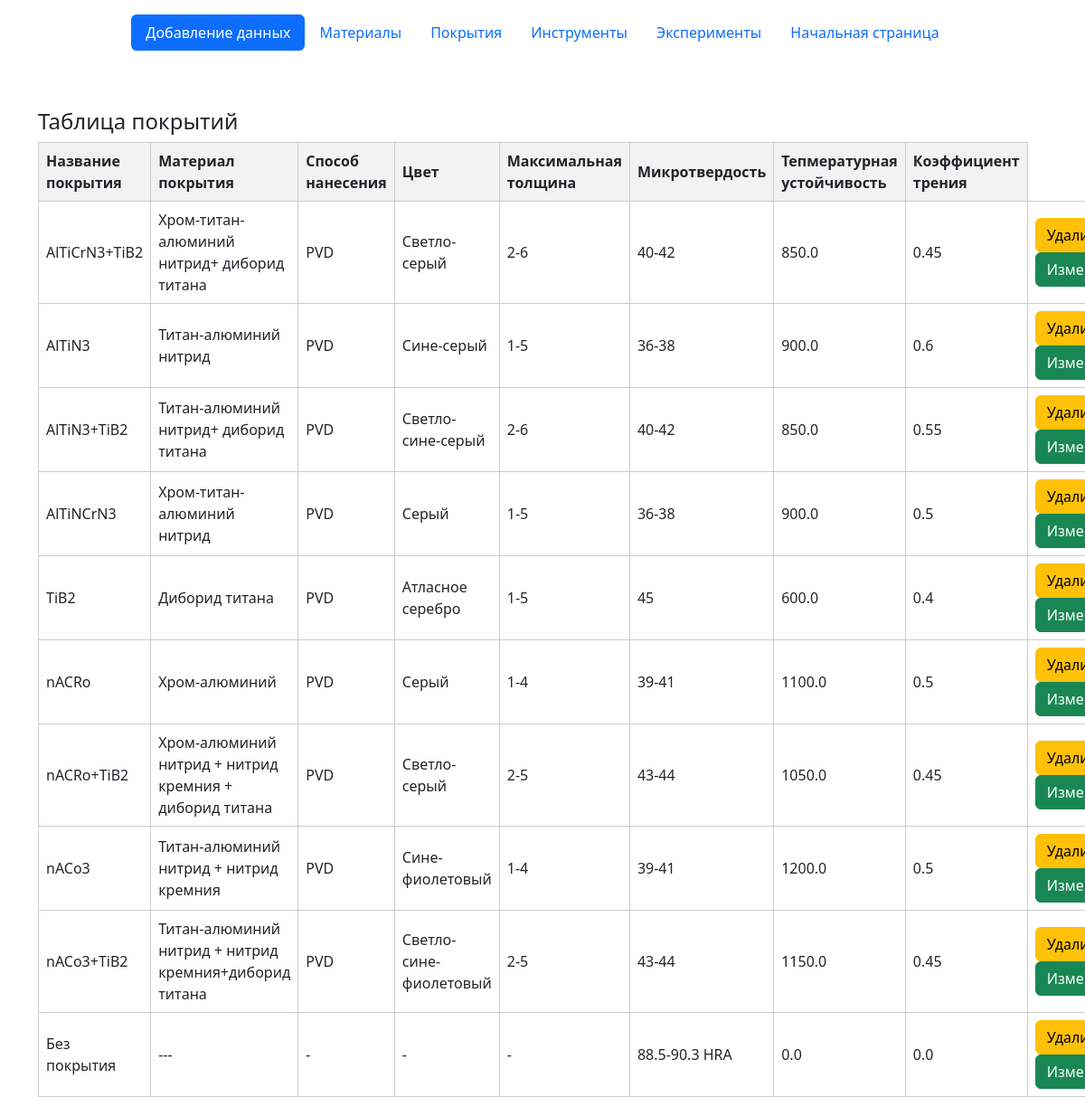
The app's page /coatings, older data.
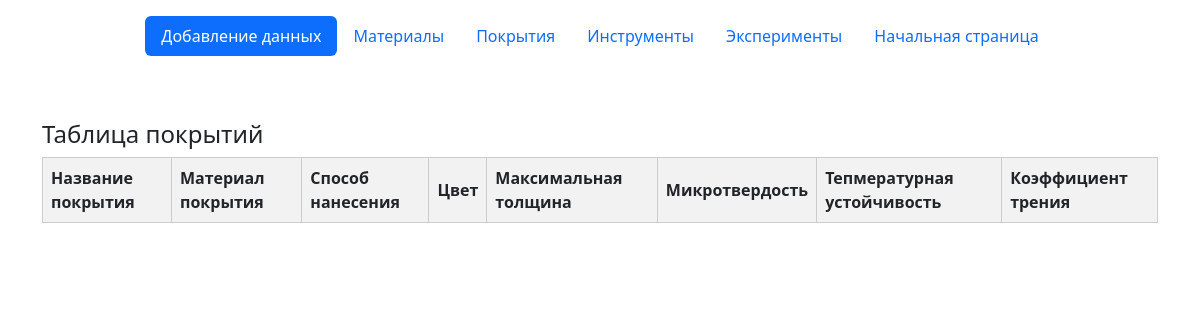
The same page, newer data.
### my_app/models.py (models this page shows, shortened)
class Coating(db.Model):
    id = db.Column(db.Integer, primary_key=True)
    Name = db.Column(sa.String(64), index=True, unique=True)
    MaterialCoating = db.Column(sa.String(64))
    ColorCoating = db.Column(sa.String(32))
    TypeApplication = db.Column(sa.String(64))
    MaxThickness = db.Column(sa.String(32))
    NanoHardness = db.Column(sa.String(32))
    TemratureResistance = db.Column(sa.Float)
    KoefficientFriction = db.Column(sa.Float)
    experiment = so.relationship('Experiments', back_populates='coat_info')
    recommendation = so.relationship('RecommendedSpeed', back_populates='coat_info')

### my_app/routes.py (the view)
@app.route('/coatings')
def caotings():
    coatings = Coating.query.order_by(Coating.Name).all()
    return render_template('coating.html', coatings=coatings)

### my_app/templates/coating.html (shortened to what this page needs)
{% extends 'base.html' %}
{% block tittle %}
<div class="container mt-5">
    <h1> Таблица покрытий</h1>
    <table class="materials-table">
        <thead>
            <tr>
                <th>Название покрытия</th>
                <th>Материал покрытия</th>
                <th>Способ нанесения</th>
                <th>Цвет</th>
                <th>Максимальная толщина</th>
                <th>Микротвердость</th>
                <th>Тепмературная устойчивость</th>
                <th>Коэффициент трения</th>
            </tr>
        </thead>
        <tbody>
            {% for i in coatings %}
            <tr>
                <td>{{ i.Name }}</td>
                <td>{{ i.MaterialCoating }}</td>
                <td>{{ i.TypeApplication }}</td>
                <td>{{ i.ColorCoating }}</td>
                <td>{{ i.MaxThickness }}</td>
                <td>{{ i.NanoHardness }}</td>
                <td>{{ i.TemratureResistance }}</td>
                <td>{{ i.KoefficientFriction }}</td>
                <td><a href="/coating/{{i.id}}/delete"  class="btn btn-warning">Удалить</a>
                <a href="/coating/{{i.id}}/update"  class="btn btn-success">Изменить</a></td>
            </tr>
            {% endfor %}
        </tbody>
    </table>
</div>
{% endblock %}

### my_app/templates/base.html (shortened to what this page needs)
<!DOCTYPE html>
<html lang="en">
<head>
    <link href="https://cdn.jsdelivr.net/npm/bootstrap@5.3.0/dist/css/bootstrap.min.css" rel="stylesheet">
</head>
<body>
<div class="container">
    <header class="d-flex justify-content-center py-3">
      <ul class="nav nav-pills">
        <li class="nav-item"><a href="/add" class="nav-link active" aria-current="page">Добавление данных</a></li>
        <li class="nav-item"><a href="/materials" class="nav-link">Материалы</a></li>
        <li class="nav-item"><a href="/coatings" class="nav-link">Покрытия</a></li>
        <li class="nav-item"><a href="/tools" class="nav-link">Инструменты</a></li>
        <li class="nav-item"><a href="/experiments" class="nav-link">Эксперименты</a></li>
        <li class="nav-item"><a href="/" class="nav-link">Начальная страница</a></li>
      </ul>
    </header>
  </div>
{% block tittle %}
{% endblock %}
</body>
</html>

### my_app/templates/coating.html (style rules this page uses)
h1 { font-size: 24px; }
.materials-table { width: 100%; border-collapse: collapse; }
.materials-table th, .materials-table td { border: 1px solid #ccc; padding: 8px; }
.materials-table th { background-color: #f2f2f2; }

Row changes from the older to the newer data that the page shows:
removed Coating: Name "AlTiCrN3+TiB2", MaterialCoating "Хром-титан-алюминий нитрид+ диборид титана", TypeApplication "PVD", ColorCoating "Светло-серый", MaxThickness "2-6", NanoHardness "40-42", TemratureResistance "850.0", KoefficientFriction "0.45"
removed Coating: Name "AlTiN3", MaterialCoating "Титан-алюминий нитрид", TypeApplication "PVD", ColorCoating "Сине-серый", MaxThickness "1-5", NanoHardness "36-38", TemratureResistance "900.0", KoefficientFriction "0.6"
removed Coating: Name "AlTiN3+TiB2", MaterialCoating "Титан-алюминий нитрид+ диборид титана", TypeApplication "PVD", ColorCoating "Светло-сине-серый", MaxThickness "2-6", NanoHardness "40-42", TemratureResistance "850.0", KoefficientFriction "0.55"
removed Coating: Name "AlTiNCrN3", MaterialCoating "Хром-титан-алюминий нитрид", TypeApplication "PVD", ColorCoating "Серый", MaxThickness "1-5", NanoHardness "36-38", TemratureResistance "900.0", KoefficientFriction "0.5"
removed Coating: Name "TiB2", MaterialCoating "Диборид титана", TypeApplication "PVD", ColorCoating "Атласное серебро", MaxThickness "1-5", NanoHardness "45", TemratureResistance "600.0", KoefficientFriction "0.4"
removed Coating: Name "nACRo", MaterialCoating "Хром-алюминий", TypeApplication "PVD", ColorCoating "Серый", MaxThickness "1-4", NanoHardness "39-41", TemratureResistance "1100.0", KoefficientFriction "0.5"
removed Coating: Name "nACRo+TiB2", MaterialCoating "Хром-алюминий нитрид + нитрид кремния + диборид титана", TypeApplication "PVD", ColorCoating "Светло-серый", MaxThickness "2-5", NanoHardness "43-44", TemratureResistance "1050.0", KoefficientFriction "0.45"
removed Coating: Name "nACo3", MaterialCoating "Титан-алюминий нитрид + нитрид кремния", TypeApplication "PVD", ColorCoating "Сине-фиолетовый", MaxThickness "1-4", NanoHardness "39-41", TemratureResistance "1200.0", KoefficientFriction "0.5"
removed Coating: Name "nACo3+TiB2", MaterialCoating "Титан-алюминий нитрид + нитрид кремния+диборид титана", TypeApplication "PVD", ColorCoating "Светло-сине-фиолетовый", MaxThickness "2-5", NanoHardness "43-44", TemratureResistance "1150.0", KoefficientFriction "0.45"
removed Coating: Name "Без покрытия", MaterialCoating "---", TypeApplication "-", ColorCoating "-", MaxThickness "-", NanoHardness "88.5-90.3 HRA", TemratureResistance "0.0", KoefficientFriction "0.0"
